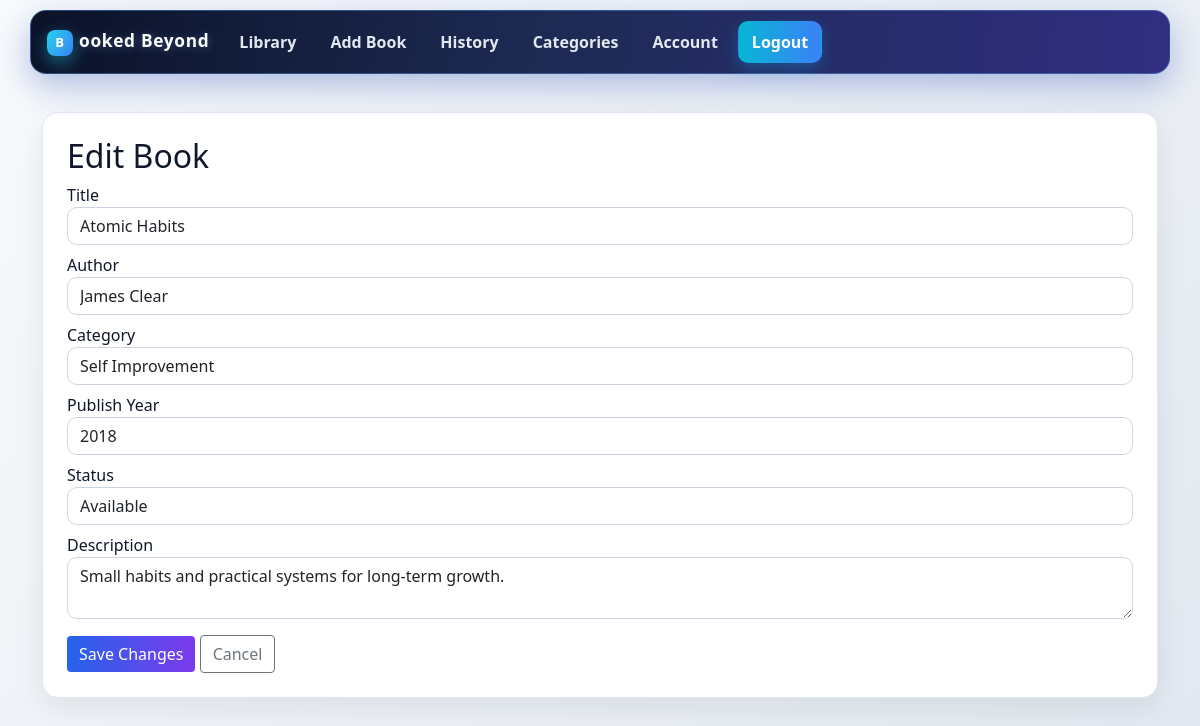
Page /EditBook.php?EditBook=2 (signed in) on the committed database.
### tables this page shows
CREATE TABLE `books` (
  `ID` int(11) NOT NULL AUTO_INCREMENT,
  `User_ID` int(11) NOT NULL,
  `Title` varchar(200) NOT NULL,
  `Author` varchar(150) NOT NULL,
  `Category_ID` int(11) NOT NULL,
  `Publish_Year` varchar(20) DEFAULT NULL,
  `Status` enum('Available','Borrowed') NOT NULL DEFAULT 'Available',
  `Description` text DEFAULT NULL,
  `Created_At` datetime NOT NULL DEFAULT current_timestamp(),
  PRIMARY KEY (`ID`),
  KEY `User_ID` (`User_ID`),
  KEY `Category_ID` (`Category_ID`),
  CONSTRAINT `books_user_fk` FOREIGN KEY (`User_ID`) REFERENCES `users` (`ID`) ON DELETE CASCADE,
  CONSTRAINT `books_category_fk` FOREIGN KEY (`Category_ID`) REFERENCES `categories` (`ID`) ON DELETE RESTRICT
);

CREATE TABLE `categories` (
  `ID` int(11) NOT NULL AUTO_INCREMENT,
  `Name` varchar(120) NOT NULL,
  `User_ID` int(11) NOT NULL,
  PRIMARY KEY (`ID`),
  KEY `User_ID` (`User_ID`),
  CONSTRAINT `categories_user_fk` FOREIGN KEY (`User_ID`) REFERENCES `users` (`ID`) ON DELETE CASCADE
);

### EditBook.php (the view, shortened to what this page needs)
<?php
include("ConfigDB.php");
$UserID = (int)$_SESSION["UserID"];
$ID = isset($_GET["EditBook"]) ? (int)$_GET["EditBook"] : 0;
$BookQuery = mysqli_query($DB, "SELECT * FROM books WHERE ID = $ID AND User_ID = $UserID");
$BookData = $BookQuery ? mysqli_fetch_assoc($BookQuery) : null;
$Categories = mysqli_query($DB, "SELECT * FROM categories ORDER BY Name ASC");
?>
<!DOCTYPE html>
<html lang="en">
<head>
</head>
<body>
<div style="margin-top: 30px;" class="container">
    <div class="main-card">
    <h2>Edit Book</h2>
    <form action="" method="POST">
        <label>Title</label>
        <input class="form-control mb-2" type="text" name="Title" value="<?php echo htmlspecialchars($BookData["Title"]); ?>" required>
        <label>Author</label>
        <input class="form-control mb-2" type="text" name="Author" value="<?php echo htmlspecialchars($BookData["Author"]); ?>" required>
        <label>Category</label>
        <select class="form-control mb-2" name="CategoryID" required>
            <?php foreach ($Categories as $Category): ?>
                <option value="<?php echo $Category["ID"]; ?>" <?php echo ((int)$BookData["Category_ID"] === (int)$Category["ID"]) ? "selected" : ""; ?>>
                    <?php echo htmlspecialchars($Category["Name"]); ?>
                </option>
            <?php endforeach; ?>
        </select>
        <label>Publish Year</label>
        <input class="form-control mb-2" type="text" name="PublishYear" value="<?php echo htmlspecialchars($BookData["Publish_Year"]); ?>">
        <label>Status</label>
        <select class="form-control mb-2" name="Status">
            <option value="Available" <?php echo $BookData["Status"] === "Available" ? "selected" : ""; ?>>Available</option>
        </select>
        <label>Description</label>
        <textarea class="form-control mb-3" name="Description"><?php echo htmlspecialchars($BookData["Description"]); ?></textarea>
        <button type="submit" name="UpdateBookBTN" class="btn btn-primary">Save Changes</button>
        <a href="Library.php" class="btn btn-outline-secondary">Cancel</a>
    </form>
    </div>
</div>
</body>
</html>

### assets/css/theme.css (style rules this page uses)
:root { --bg: #0b1020; --bg-soft: #1a1f35; --card: #ffffff; --text: #0f172a; --muted: #64748b; --primary: #2563eb; --primary-2: #7c3aed; }
body { background: linear-gradient(135deg, #f8fafc 0%, #e2e8f0 100%); min-height: 100vh; color: var(--text); }
.main-card { background: var(--card); border-radius: 16px; border: 1px solid #e2e8f0; box-shadow: 0 10px 30px rgba(15, 23, 42, 0.08); padding: 24px; }
.btn-primary { background: linear-gradient(90deg, var(--primary), var(--primary-2)); border: none; }
.form-control, .custom-select { border-radius: 10px; border: 1px solid #cbd5e1; }

### EditBook.php (style rules this page uses)
textarea { unicode-bidi:plaintext; }

### rows in the picture
books: Title "Atomic Habits", Author "James Clear", CategoryID "Self Improvement", PublishYear "2018", Status "Available", Description "Small habits and practical systems for long-term growth."
